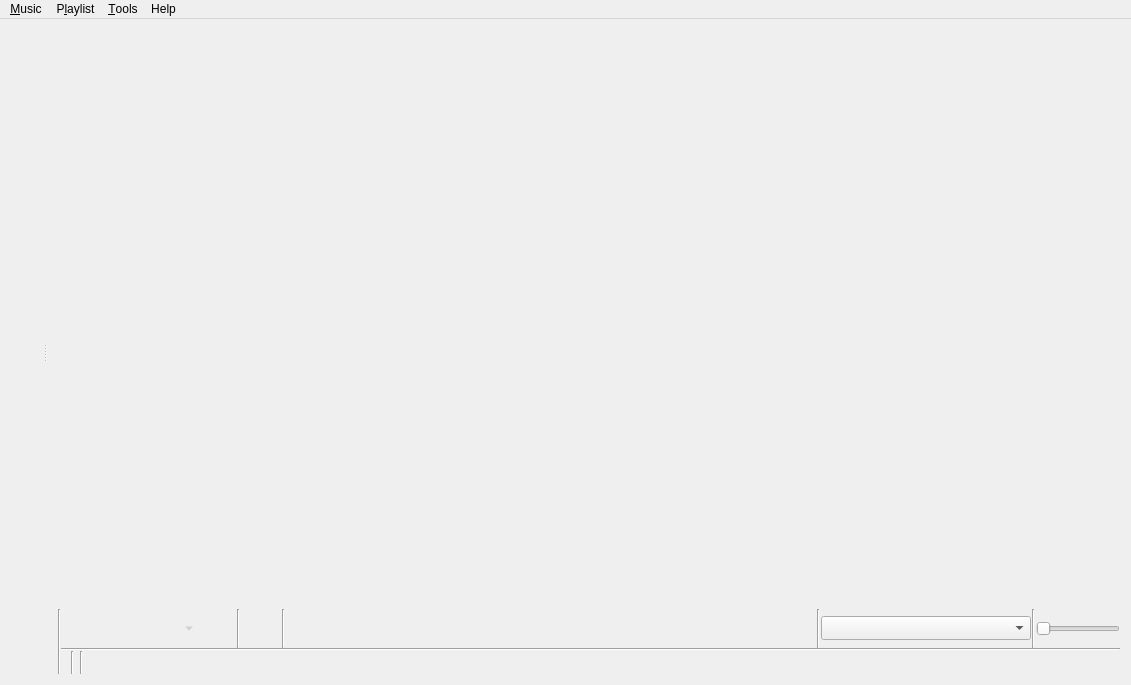
<?xml version="1.0" encoding="UTF-8"?>
<ui version="4.0">
 <class>MainWindow</class>
 <widget class="QMainWindow" name="MainWindow">
  <property name="geometry">
   <rect>
    <x>0</x>
    <y>0</y>
    <width>1131</width>
    <height>685</height>
   </rect>
  </property>
  <property name="windowTitle">
   <string>Strawberry Music Player</string>
  </property>
  <widget class="QWidget" name="centralWidget">
   <layout class="QVBoxLayout" name="layout_centralWidget">
    <property name="spacing">
     <number>0</number>
    </property>
    <property name="leftMargin">
     <number>0</number>
    </property>
    <property name="topMargin">
     <number>0</number>
    </property>
    <property name="rightMargin">
     <number>0</number>
    </property>
    <property name="bottomMargin">
     <number>0</number>
    </property>
    <item>
     <widget class="QSplitter" name="splitter">
      <property name="orientation">
       <enum>Qt::Horizontal</enum>
      </property>
      <widget class="QWidget" name="sidebar_layout">
       <layout class="QVBoxLayout" name="layout_left">
        <property name="spacing">
         <number>0</number>
        </property>
        <item>
         <widget class="FancyTabWidget" name="tabs" native="true"/>
        </item>
        <item>
         <widget class="PlayingWidget" name="widget_playing" native="true"/>
        </item>
       </layout>
      </widget>
      <widget class="QWidget" name="playlist_layout">
       <layout class="QVBoxLayout" name="layout_right">
        <property name="spacing">
         <number>0</number>
        </property>
        <item>
         <widget class="PlaylistContainer" name="playlist" native="true">
          <property name="sizePolicy">
           <sizepolicy hsizetype="Preferred" vsizetype="Expanding">
            <horstretch>0</horstretch>
            <verstretch>0</verstretch>
           </sizepolicy>
          </property>
          <addaction name="action_edit_track"/>
          <addaction name="action_edit_value"/>
         </widget>
        </item>
        <item>
         <layout class="QHBoxLayout" name="layout_bottom">
          <property name="spacing">
           <number>0</number>
          </property>
          <item>
           <widget class="Line" name="line_6">
            <property name="orientation">
             <enum>Qt::Vertical</enum>
            </property>
           </widget>
          </item>
          <item>
           <widget class="QWidget" name="player_controls_container" native="true">
            <layout class="QVBoxLayout" name="layout_player_controls_container">
             <property name="spacing">
              <number>0</number>
             </property>
             <property name="leftMargin">
              <number>0</number>
             </property>
             <property name="topMargin">
              <number>0</number>
             </property>
             <property name="rightMargin">
              <number>0</number>
             </property>
             <property name="bottomMargin">
              <number>0</number>
             </property>
             <item>
              <widget class="QFrame" name="player_controls">
               <property name="frameShape">
                <enum>QFrame::NoFrame</enum>
               </property>
               <layout class="QHBoxLayout" name="layout_player_controls">
                <property name="spacing">
                 <number>1</number>
                </property>
                <property name="leftMargin">
                 <number>0</number>
                </property>
                <property name="topMargin">
                 <number>0</number>
                </property>
                <property name="rightMargin">
                 <number>0</number>
                </property>
                <property name="bottomMargin">
                 <number>0</number>
                </property>
                <item>
                 <widget class="QToolButton" name="back_button">
                  <property name="accessibleName">
                   <string>MenuPopupToolButton</string>
                  </property>
                  <property name="iconSize">
                   <size>
                    <width>32</width>
                    <height>32</height>
                   </size>
                  </property>
                  <property name="autoRaise">
                   <bool>true</bool>
                  </property>
                 </widget>
                </item>
                <item>
                 <widget class="QToolButton" name="pause_play_button">
                  <property name="accessibleName">
                   <string>MenuPopupToolButton</string>
                  </property>
                  <property name="iconSize">
                   <size>
                    <width>32</width>
                    <height>32</height>
                   </size>
                  </property>
                  <property name="autoRaise">
                   <bool>true</bool>
                  </property>
                 </widget>
                </item>
                <item>
                 <widget class="QToolButton" name="stop_button">
                  <property name="enabled">
                   <bool>false</bool>
                  </property>
                  <property name="accessibleName">
                   <string>MenuPopupToolButton</string>
                  </property>
                  <property name="iconSize">
                   <size>
                    <width>32</width>
                    <height>32</height>
                   </size>
                  </property>
                  <property name="popupMode">
                   <enum>QToolButton::MenuButtonPopup</enum>
                  </property>
                  <property name="autoRaise">
                   <bool>true</bool>
                  </property>
                 </widget>
                </item>
                <item>
                 <widget class="QToolButton" name="forward_button">
                  <property name="accessibleName">
                   <string>MenuPopupToolButton</string>
                  </property>
                  <property name="iconSize">
                   <size>
                    <width>32</width>
                    <height>32</height>
                   </size>
                  </property>
                  <property name="autoRaise">
                   <bool>true</bool>
                  </property>
                 </widget>
                </item>
                <item>
                 <widget class="QWidget" name="widget_love" native="true">
                  <layout class="QHBoxLayout" name="layout_widget_love">
                   <property name="spacing">
                    <number>1</number>
                   </property>
                   <property name="leftMargin">
                    <number>0</number>
                   </property>
                   <property name="topMargin">
                    <number>0</number>
                   </property>
                   <property name="rightMargin">
                    <number>0</number>
                   </property>
                   <property name="bottomMargin">
                    <number>0</number>
                   </property>
                   <item>
                    <widget class="Line" name="line_love">
                     <property name="orientation">
                      <enum>Qt::Vertical</enum>
                     </property>
                    </widget>
                   </item>
                   <item>
                    <widget class="QToolButton" name="button_love">
                     <property name="accessibleName">
                      <string>MenuPopupToolButton</string>
                     </property>
                     <property name="iconSize">
                      <size>
                       <width>32</width>
                       <height>32</height>
                      </size>
                     </property>
                     <property name="autoRaise">
                      <bool>true</bool>
                     </property>
                    </widget>
                   </item>
                  </layout>
                 </widget>
                </item>
                <item>
                 <widget class="Line" name="line_buttons">
                  <property name="orientation">
                   <enum>Qt::Vertical</enum>
                  </property>
                 </widget>
                </item>
                <item>
                 <widget class="AnalyzerContainer" name="analyzer" native="true">
                  <property name="sizePolicy">
                   <sizepolicy hsizetype="Expanding" vsizetype="Preferred">
                    <horstretch>100</horstretch>
                    <verstretch>0</verstretch>
                   </sizepolicy>
                  </property>
                  <property name="minimumSize">
                   <size>
                    <width>0</width>
                    <height>36</height>
                   </size>
                  </property>
                 </widget>
                </item>
                <item>
                 <spacer name="horizontalSpacer">
                  <property name="orientation">
                   <enum>Qt::Horizontal</enum>
                  </property>
                  <property name="sizeType">
                   <enum>QSizePolicy::Expanding</enum>
                  </property>
                  <property name="sizeHint" stdset="0">
                   <size>
                    <width>0</width>
                    <height>0</height>
                   </size>
                  </property>
                 </spacer>
                </item>
                <item>
                 <widget class="Line" name="line_output_device">
                  <property name="orientation">
                   <enum>Qt::Vertical</enum>
                  </property>
                 </widget>
                </item>
                <item>
                 <widget class="QComboBox" name="output_device">
                  <property name="sizePolicy">
                   <sizepolicy hsizetype="Minimum" vsizetype="Fixed">
                    <horstretch>0</horstretch>
                    <verstretch>0</verstretch>
                   </sizepolicy>
                  </property>
                  <property name="minimumContentsLength">
                   <number>20</number>
                  </property>
                  <property name="sizeAdjustPolicy">
                   <enum>QComboBox::AdjustToMinimumContentsLengthWithIcon</enum>
                  </property>
                 </widget>
                </item>
                <item>
                 <widget class="Line" name="line_volume">
                  <property name="orientation">
                   <enum>Qt::Vertical</enum>
                  </property>
                 </widget>
                </item>
                <item>
                 <widget class="VolumeSlider" name="volume">
                  <property name="sizePolicy">
                   <sizepolicy hsizetype="Minimum" vsizetype="Fixed">
                    <horstretch>0</horstretch>
                    <verstretch>0</verstretch>
                   </sizepolicy>
                  </property>
                  <property name="maximum">
                   <number>100</number>
                  </property>
                  <property name="orientation">
                   <enum>Qt::Horizontal</enum>
                  </property>
                 </widget>
                </item>
               </layout>
              </widget>
             </item>
             <item>
              <widget class="QWidget" name="status_bar" native="true">
               <property name="sizePolicy">
                <sizepolicy hsizetype="Preferred" vsizetype="Fixed">
                 <horstretch>0</horstretch>
                 <verstretch>0</verstretch>
                </sizepolicy>
               </property>
               <layout class="QVBoxLayout" name="layout_status_bar">
                <property name="spacing">
                 <number>0</number>
                </property>
                <property name="leftMargin">
                 <number>0</number>
                </property>
                <property name="topMargin">
                 <number>0</number>
                </property>
                <property name="rightMargin">
                 <number>0</number>
                </property>
                <property name="bottomMargin">
                 <number>0</number>
                </property>
                <item>
                 <widget class="Line" name="status_bar_line">
                  <property name="orientation">
                   <enum>Qt::Horizontal</enum>
                  </property>
                 </widget>
                </item>
                <item>
                 <widget class="QWidget" name="status_bar_internal" native="true">
                  <property name="sizePolicy">
                   <sizepolicy hsizetype="Preferred" vsizetype="Fixed">
                    <horstretch>0</horstretch>
                    <verstretch>0</verstretch>
                   </sizepolicy>
                  </property>
                  <layout class="QHBoxLayout" name="layout_status_bar_internal">
                   <property name="spacing">
                    <number>3</number>
                   </property>
                   <property name="leftMargin">
                    <number>0</number>
                   </property>
                   <property name="topMargin">
                    <number>0</number>
                   </property>
                   <property name="rightMargin">
                    <number>0</number>
                   </property>
                   <property name="bottomMargin">
                    <number>0</number>
                   </property>
                   <item>
                    <widget class="QStackedWidget" name="status_bar_stack">
                     <property name="currentIndex">
                      <number>1</number>
                     </property>
                     <widget class="MultiLoadingIndicator" name="multi_loading_indicator"/>
                     <widget class="QWidget" name="playlist_summary_page">
                      <layout class="QVBoxLayout" name="layout_playlist_summary">
                       <property name="spacing">
                        <number>0</number>
                       </property>
                       <property name="leftMargin">
                        <number>0</number>
                       </property>
                       <property name="topMargin">
                        <number>0</number>
                       </property>
                       <property name="rightMargin">
                        <number>0</number>
                       </property>
                       <property name="bottomMargin">
                        <number>0</number>
                       </property>
                       <item>
                        <widget class="QLabel" name="playlist_summary">
                         <property name="alignment">
                          <set>Qt::AlignRight|Qt::AlignTrailing|Qt::AlignVCenter</set>
                         </property>
                        </widget>
                       </item>
                      </layout>
                     </widget>
                    </widget>
                   </item>
                   <item>
                    <widget class="Line" name="line_5">
                     <property name="orientation">
                      <enum>Qt::Vertical</enum>
                     </property>
                    </widget>
                   </item>
                   <item>
                    <widget class="PlaylistSequence" name="playlist_sequence" native="true"/>
                   </item>
                   <item>
                    <widget class="Line" name="line_2">
                     <property name="orientation">
                      <enum>Qt::Vertical</enum>
                     </property>
                    </widget>
                   </item>
                   <item>
                    <widget class="QToolButton" name="button_scrobble">
                     <property name="enabled">
                      <bool>true</bool>
                     </property>
                     <property name="sizePolicy">
                      <sizepolicy hsizetype="Fixed" vsizetype="Fixed">
                       <horstretch>0</horstretch>
                       <verstretch>0</verstretch>
                      </sizepolicy>
                     </property>
                     <property name="text">
                      <string/>
                     </property>
                     <property name="iconSize">
                      <size>
                       <width>16</width>
                       <height>16</height>
                      </size>
                     </property>
                     <property name="autoRaise">
                      <bool>true</bool>
                     </property>
                    </widget>
                   </item>
                   <item>
                    <widget class="TrackSlider" name="track_slider" native="true">
                     <property name="sizePolicy">
                      <sizepolicy hsizetype="Preferred" vsizetype="Preferred">
                       <horstretch>10</horstretch>
                       <verstretch>0</verstretch>
                      </sizepolicy>
                     </property>
                    </widget>
                   </item>
                  </layout>
                 </widget>
                </item>
               </layout>
              </widget>
             </item>
            </layout>
           </widget>
          </item>
         </layout>
        </item>
       </layout>
      </widget>
     </widget>
    </item>
   </layout>
  </widget>
  <widget class="QMenuBar" name="menuBar">
   <property name="geometry">
    <rect>
     <x>0</x>
     <y>0</y>
     <width>1131</width>
     <height>23</height>
    </rect>
   </property>
   <widget class="QMenu" name="menu_music">
    <property name="title">
     <string>&amp;Music</string>
    </property>
    <addaction name="action_open_file"/>
    <addaction name="action_open_cd"/>
    <addaction name="separator"/>
    <addaction name="action_previous_track"/>
    <addaction name="action_play_pause"/>
    <addaction name="action_stop"/>
    <addaction name="action_next_track"/>
    <addaction name="separator"/>
    <addaction name="action_mute"/>
    <addaction name="separator"/>
    <addaction name="action_love"/>
    <addaction name="separator"/>
    <addaction name="action_quit"/>
   </widget>
   <widget class="QMenu" name="menu_playlist">
    <property name="title">
     <string>P&amp;laylist</string>
    </property>
    <addaction name="action_add_file"/>
    <addaction name="action_add_folder"/>
    <addaction name="action_add_stream"/>
    <addaction name="separator"/>
    <addaction name="action_shuffle_mode"/>
    <addaction name="action_repeat_mode"/>
    <addaction name="separator"/>
    <addaction name="action_new_playlist"/>
    <addaction name="action_save_playlist"/>
    <addaction name="action_load_playlist"/>
    <addaction name="action_save_all_playlists"/>
    <addaction name="separator"/>
    <addaction name="action_jump"/>
    <addaction name="action_clear_playlist"/>
    <addaction name="action_shuffle"/>
    <addaction name="action_remove_duplicates"/>
    <addaction name="action_remove_unavailable"/>
   </widget>
   <widget class="QMenu" name="menu_help">
    <property name="title">
     <string>Help</string>
    </property>
    <addaction name="action_about_strawberry"/>
    <addaction name="action_about_qt"/>
    <addaction name="separator"/>
   </widget>
   <widget class="QMenu" name="menu_tools">
    <property name="title">
     <string>&amp;Tools</string>
    </property>
    <addaction name="action_cover_manager"/>
    <addaction name="action_equalizer"/>
    <addaction name="action_transcoder"/>
    <addaction name="separator"/>
    <addaction name="action_update_collection"/>
    <addaction name="action_full_collection_scan"/>
    <addaction name="action_stop_collection_scan"/>
    <addaction name="separator"/>
    <addaction name="action_settings"/>
    <addaction name="action_import_data_from_last_fm"/>
    <addaction name="action_console"/>
    <addaction name="separator"/>
    <addaction name="action_toggle_show_sidebar"/>
   </widget>
   <addaction name="menu_music"/>
   <addaction name="menu_playlist"/>
   <addaction name="menu_tools"/>
   <addaction name="menu_help"/>
  </widget>
  <action name="action_previous_track">
   <property name="text">
    <string>Previous track</string>
   </property>
   <property name="shortcut">
    <string>F5</string>
   </property>
  </action>
  <action name="action_play_pause">
   <property name="text">
    <string>&amp;Play</string>
   </property>
   <property name="shortcut">
    <string>F6</string>
   </property>
  </action>
  <action name="action_stop">
   <property name="enabled">
    <bool>false</bool>
   </property>
   <property name="text">
    <string>&amp;Stop</string>
   </property>
   <property name="shortcut">
    <string>F7</string>
   </property>
  </action>
  <action name="action_next_track">
   <property name="text">
    <string>&amp;Next track</string>
   </property>
   <property name="shortcut">
    <string>F8</string>
   </property>
  </action>
  <action name="action_quit">
   <property name="text">
    <string>&amp;Quit</string>
   </property>
   <property name="shortcut">
    <string>Ctrl+Q</string>
   </property>
   <property name="menuRole">
    <enum>QAction::QuitRole</enum>
   </property>
  </action>
  <action name="action_stop_after_this_track">
   <property name="text">
    <string>Stop after this track</string>
   </property>
   <property name="shortcut">
    <string>Ctrl+Alt+V</string>
   </property>
  </action>
  <action name="action_love">
   <property name="enabled">
    <bool>false</bool>
   </property>
   <property name="text">
    <string>Love</string>
   </property>
   <property name="shortcut">
    <string notr="true">Ctrl+L</string>
   </property>
  </action>
  <action name="action_clear_playlist">
   <property name="text">
    <string>&amp;Clear playlist</string>
   </property>
   <property name="toolTip">
    <string>Clear playlist</string>
   </property>
   <property name="shortcut">
    <string>Ctrl+K</string>
   </property>
  </action>
  <action name="action_edit_track">
   <property name="text">
    <string>Edit track information...</string>
   </property>
   <property name="shortcut">
    <string>Ctrl+E</string>
   </property>
  </action>
  <action name="action_renumber_tracks">
   <property name="text">
    <string>Renumber tracks in this order...</string>
   </property>
  </action>
  <action name="action_selection_set_value">
   <property name="text">
    <string>Set value for all selected tracks...</string>
   </property>
  </action>
  <action name="action_edit_value">
   <property name="text">
    <string>Edit tag...</string>
   </property>
  </action>
  <action name="action_settings">
   <property name="text">
    <string>&amp;Settings...</string>
   </property>
   <property name="shortcut">
    <string>Ctrl+P</string>
   </property>
   <property name="menuRole">
    <enum>QAction::PreferencesRole</enum>
   </property>
  </action>
  <action name="action_about_strawberry">
   <property name="icon">
    <iconset resource="../../data/icons.qrc">
     <normaloff>:/icons/64x64/strawberry.png</normaloff>:/icons/64x64/strawberry.png</iconset>
   </property>
   <property name="text">
    <string>&amp;About Strawberry</string>
   </property>
   <property name="shortcut">
    <string>F1</string>
   </property>
   <property name="menuRole">
    <enum>QAction::AboutRole</enum>
   </property>
  </action>
  <action name="action_shuffle">
   <property name="text">
    <string>S&amp;huffle playlist</string>
   </property>
   <property name="shortcut">
    <string>Ctrl+H</string>
   </property>
  </action>
  <action name="action_add_file">
   <property name="text">
    <string>&amp;Add file...</string>
   </property>
   <property name="shortcut">
    <string>Ctrl+Shift+A</string>
   </property>
  </action>
  <action name="action_open_file">
   <property name="text">
    <string>&amp;Open file...</string>
   </property>
  </action>
  <action name="action_open_cd">
   <property name="text">
    <string>Open audio &amp;CD...</string>
   </property>
  </action>
  <action name="action_cover_manager">
   <property name="text">
    <string>&amp;Cover Manager</string>
   </property>
  </action>
  <action name="action_console">
   <property name="text">
    <string>C&amp;onsole</string>
   </property>
  </action>
  <action name="action_shuffle_mode">
   <property name="text">
    <string>&amp;Shuffle mode</string>
   </property>
  </action>
  <action name="action_repeat_mode">
   <property name="text">
    <string>&amp;Repeat mode</string>
   </property>
  </action>
  <action name="action_remove_from_playlist">
   <property name="text">
    <string>Remove from playlist</string>
   </property>
  </action>
  <action name="action_equalizer">
   <property name="text">
    <string>&amp;Equalizer</string>
   </property>
  </action>
  <action name="action_transcoder">
   <property name="text">
    <string>&amp;Transcode Music</string>
   </property>
  </action>
  <action name="action_add_folder">
   <property name="text">
    <string>Add &amp;folder...</string>
   </property>
  </action>
  <action name="action_jump">
   <property name="text">
    <string>&amp;Jump to the currently playing track</string>
   </property>
   <property name="shortcut">
    <string>Ctrl+J</string>
   </property>
  </action>
  <action name="action_new_playlist">
   <property name="text">
    <string>&amp;New playlist</string>
   </property>
   <property name="shortcut">
    <string>Ctrl+N</string>
   </property>
  </action>
  <action name="action_save_playlist">
   <property name="text">
    <string>Save &amp;playlist...</string>
   </property>
   <property name="shortcut">
    <string>Ctrl+S</string>
   </property>
  </action>
  <action name="action_load_playlist">
   <property name="text">
    <string>&amp;Load playlist...</string>
   </property>
   <property name="shortcut">
    <string>Ctrl+Shift+O</string>
   </property>
  </action>
  <action name="action_save_all_playlists">
   <property name="text">
    <string>&amp;Save all playlists...</string>
   </property>
  </action>
  <action name="action_next_playlist">
   <property name="text">
    <string>Go to next playlist tab</string>
   </property>
  </action>
  <action name="action_previous_playlist">
   <property name="text">
    <string>Go to previous playlist tab</string>
   </property>
  </action>
  <action name="action_update_collection">
   <property name="text">
    <string>&amp;Update changed collection folders</string>
   </property>
  </action>
  <action name="action_about_qt">
   <property name="text">
    <string>About &amp;Qt</string>
   </property>
   <property name="menuRole">
    <enum>QAction::AboutQtRole</enum>
   </property>
  </action>
  <action name="action_mute">
   <property name="checkable">
    <bool>true</bool>
   </property>
   <property name="text">
    <string>&amp;Mute</string>
   </property>
   <property name="shortcut">
    <string>Ctrl+M</string>
   </property>
  </action>
  <action name="action_full_collection_scan">
   <property name="text">
    <string>&amp;Do a full collection rescan</string>
   </property>
  </action>
  <action name="action_stop_collection_scan">
   <property name="text">
    <string>Stop collection scan</string>
   </property>
   <property name="toolTip">
    <string>Stop collection scan</string>
   </property>
  </action>
  <action name="action_auto_complete_tags">
   <property name="text">
    <string>Complete tags automatically...</string>
   </property>
   <property name="shortcut">
    <string>Ctrl+T</string>
   </property>
  </action>
  <action name="action_toggle_scrobbling">
   <property name="text">
    <string>Toggle scrobbling</string>
   </property>
  </action>
  <action name="action_remove_duplicates">
   <property name="text">
    <string>Remove &amp;duplicates from playlist</string>
   </property>
  </action>
  <action name="action_remove_unavailable">
   <property name="text">
    <string>Remove &amp;unavailable tracks from playlist</string>
   </property>
  </action>
  <action name="action_add_files_to_transcoder">
   <property name="checkable">
    <bool>false</bool>
   </property>
   <property name="text">
    <string>Add file(s) to transcoder</string>
   </property>
   <property name="toolTip">
    <string>Add file to transcoder</string>
   </property>
   <property name="shortcut">
    <string notr="true">Ctrl+Shift+T</string>
   </property>
  </action>
  <action name="action_add_stream">
   <property name="text">
    <string>Add stream...</string>
   </property>
  </action>
  <action name="action_toggle_show_sidebar">
   <property name="checkable">
    <bool>true</bool>
   </property>
   <property name="text">
    <string>Show sidebar</string>
   </property>
  </action>
  <action name="action_import_data_from_last_fm">
   <property name="text">
    <string>Import data from last.fm...</string>
   </property>
  </action>
 </widget>
 <layoutdefault spacing="6" margin="11"/>
 <customwidgets>
  <customwidget>
   <class>VolumeSlider</class>
   <extends>QSlider</extends>
   <header>widgets/volumeslider.h</header>
  </customwidget>
  <customwidget>
   <class>AnalyzerContainer</class>
   <extends>QWidget</extends>
   <header>analyzer/analyzercontainer.h</header>
   <container>1</container>
  </customwidget>
  <customwidget>
   <class>PlaylistContainer</class>
   <extends>QWidget</extends>
   <header>playlist/playlistcontainer.h</header>
   <container>1</container>
  </customwidget>
  <customwidget>
   <class>TrackSlider</class>
   <extends>QWidget</extends>
   <header>widgets/trackslider.h</header>
   <container>1</container>
  </customwidget>
  <customwidget>
   <class>PlaylistSequence</class>
   <extends>QWidget</extends>
   <header>playlist/playlistsequence.h</header>
   <container>1</container>
  </customwidget>
  <customwidget>
   <class>MultiLoadingIndicator</class>
   <extends>QWidget</extends>
   <header>widgets/multiloadingindicator.h</header>
   <container>1</container>
  </customwidget>
  <customwidget>
   <class>PlayingWidget</class>
   <extends>QWidget</extends>
   <header>widgets/playingwidget.h</header>
   <container>1</container>
  </customwidget>
  <customwidget>
   <class>FancyTabWidget</class>
   <extends>QWidget</extends>
   <header>widgets/fancytabwidget.h</header>
  </customwidget>
 </customwidgets>
 <resources>
  <include location="../../data/icons.qrc"/>
 </resources>
 <connections/>
</ui>
